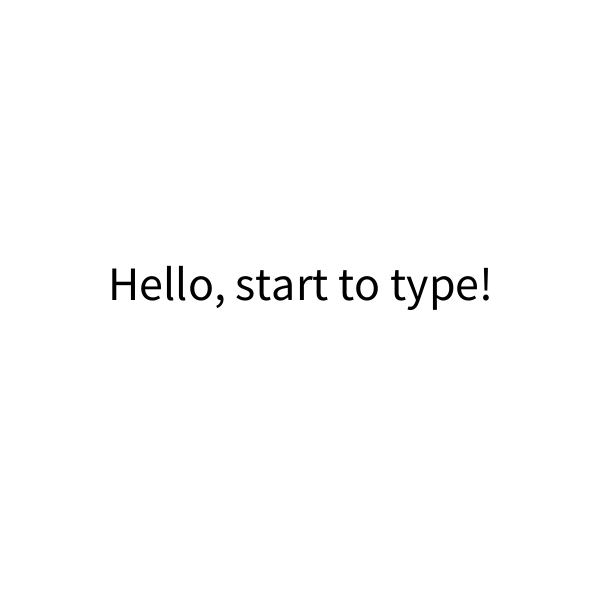
Frame 1 (no input)
Frame 60 (the mouse pressed at the canvas centre just before this capture): identical to frame 1, image omitted
Frame 120 (the mouse held since frame 60 and released just before this capture): identical to frame 1, image omitted

The Processing sketch that drew this single still picture (run headless with seeded random() and noise(); from frame 60 on, the mouse is pressed at the canvas centre):

// Processing sketch: sketch_keyboard_01
// ── sketch_keyboard_01.pde
String keyInput="Hello, start to type!";
color bgCl = color(255,255,255);

void setup() { 
  size(600,600);
}


void draw() {
  background(bgCl);
  
  fill(0);
  textSize(48);
  textAlign(CENTER);
  text(keyInput,width*0.5,height*0.5);
}

void keyPressed() {
   
  if(key == 'a' || key == 'e' || key == 'ı' || 
  key == 'i' || key == 'o' || key == 'ö' ||
  key == 'u' || key == 'ü') {
    keyInput = str(key);
    bgCl = color(random(0,255),random(0,255),random(0,255));
  }else{
   keyInput = "Not allowed"; 
   bgCl = color(200,0,0);
  }
  
   
   
}
